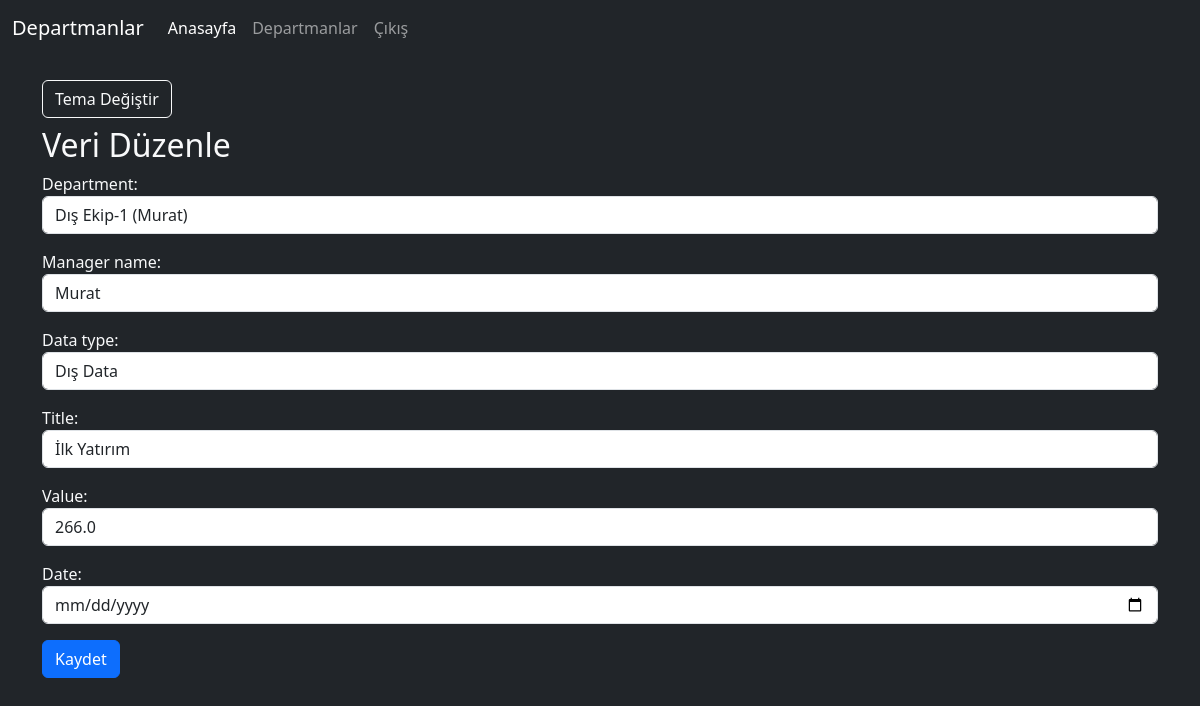
The page /edit_data/8/ on the database its author committed.
### departmanlar/models.py (models this page shows, shortened)
class DataRecord(models.Model):
    DEPARTMENT_CHOICES = [
        ('Dış Ekip-1 (Murat)', 'Dış Ekip-1 (Murat)'),
        ('Dış Ekip-2 (Mertcan)', 'Dış Ekip-2 (Mertcan)'),
        ('Karşılama Ekibi (Ece)', 'Karşılama Ekibi (Ece)'),
        ('Dönüşüm Ekibi (Alper)', 'Dönüşüm Ekibi (Alper)'),
        ('Yatırımlı Pasif Ekibi (Asuman)', 'Yatırımlı Pasif Ekibi (Asuman)'),
        ('Retation Ekibi (Asuman)', 'Retation Ekibi (Asuman)'),
    ]
    department = models.CharField(max_length=100, choices=DEPARTMENT_CHOICES)
    DATA_TYPE_CHOICES = (
        ('dis', 'Dış Data'),
        ('ic', 'İç Data'),
    )
    department = models.CharField(max_length=50, choices=DEPARTMENT_CHOICES, default="Dış Ekip-1 (Murat)")
    manager_name = models.CharField(max_length=100, default="Bilinmiyor")
    data_type = models.CharField(max_length=10, choices=DATA_TYPE_CHOICES, default="dis")
    title = models.CharField(max_length=100, default="Bilinmiyor")
    value = models.FloatField(default=0)
    date = models.DateField(null=True, blank=True)

### departmanlar/views.py (the view)
# urls.py: path('edit_data/<int:pk>/', views.edit_data, name='edit_data'),
def edit_data(request, pk):
    record = get_object_or_404(DataRecord, pk=pk)
    if request.method == 'POST':
        form = DataRecordForm(request.POST, instance=record)
        if form.is_valid():
            form.save()
            messages.success(request, "Veri güncellendi.")
            return redirect('dashboard')
        else:
            messages.error(request, "Formda hata var.")
    else:
        form = DataRecordForm(instance=record)
    return render(request, 'departmanlar/edit_data.html', {'form': form, 'record': record})

### departmanlar/forms.py (shortened to what this page needs)
class DataRecordForm(forms.ModelForm):
    class Meta:
        model = DataRecord
        fields = '__all__'
        widgets = {
            'date': forms.DateInput(attrs={'type': 'date', 'class': 'form-control'}),
            'department': forms.Select(attrs={'class': 'form-control'}),
            'data_type': forms.Select(attrs={'class': 'form-control'}),
            'manager_name': forms.TextInput(attrs={'class': 'form-control'}),
            'title': forms.TextInput(attrs={'class': 'form-control'}),
            'value': forms.TextInput(attrs={'class': 'form-control'}),
        }

### departmanlar/templates/departmanlar/edit_data.html (shortened to what this page needs)
{% extends "base.html" %}
{% block content %}
<h2>Veri Düzenle</h2>
<form method="post">
    {{ form.as_p }}
    <button type="submit" class="btn btn-primary">Kaydet</button>
</form>
{% endblock %}

### rows shown on the page
DataRecord: department "Dış Ekip-1 (Murat)", manager_name "Murat", data_type "Dış Data", title "İlk Yatırım", value "266.0"
